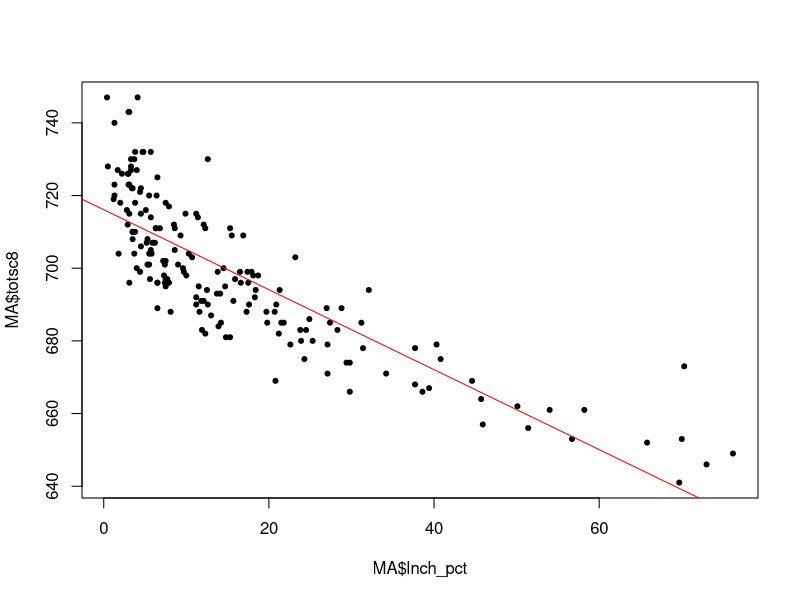
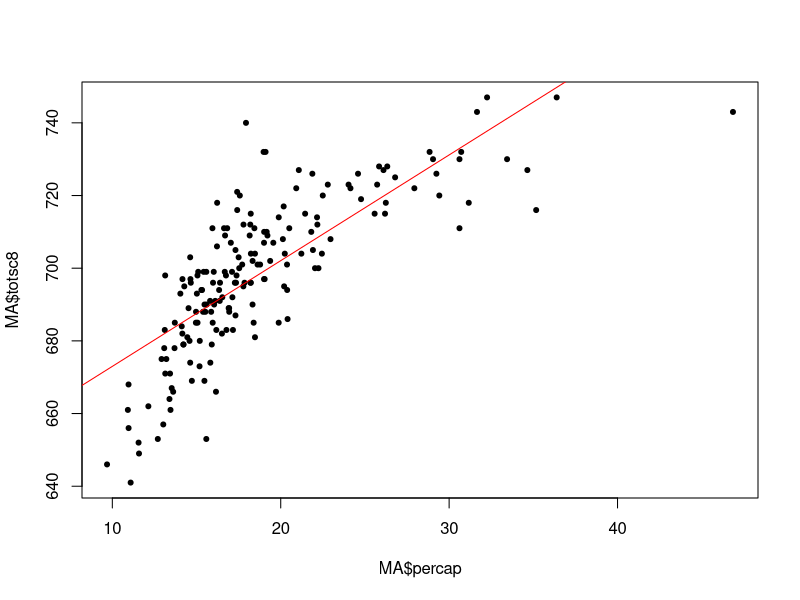
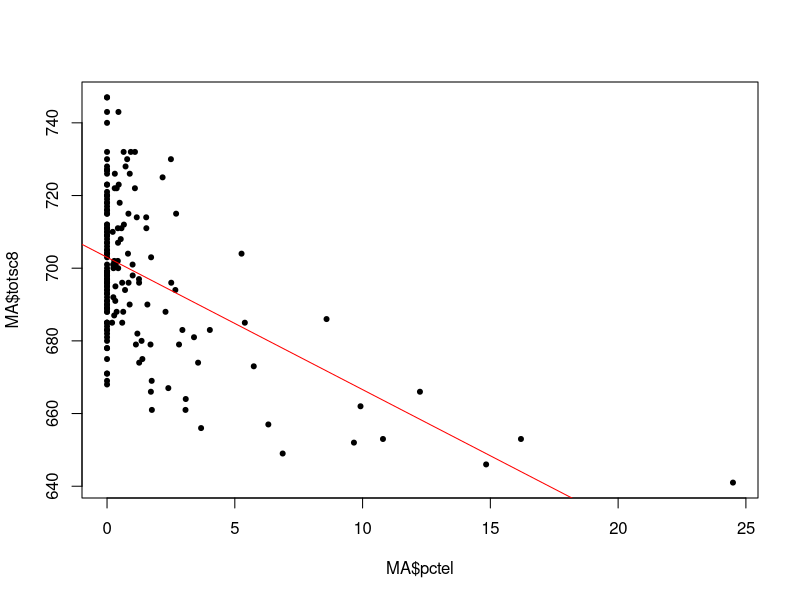
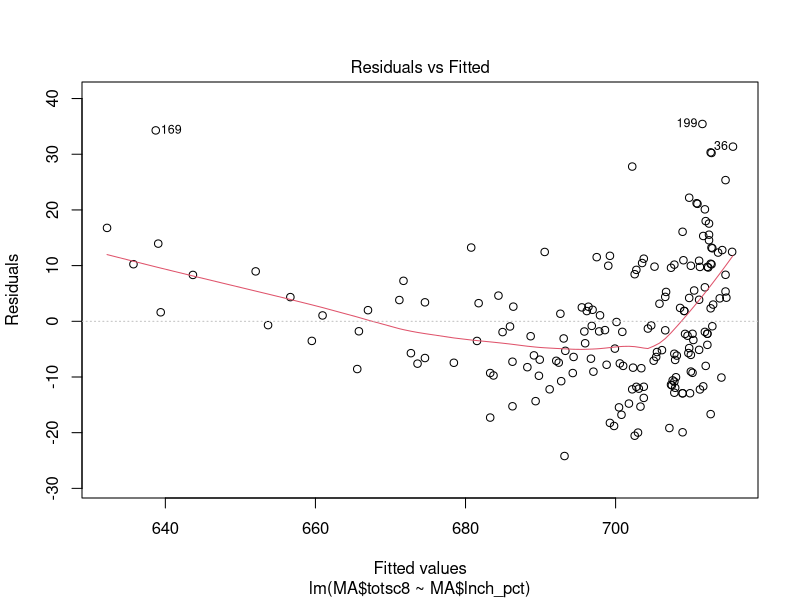
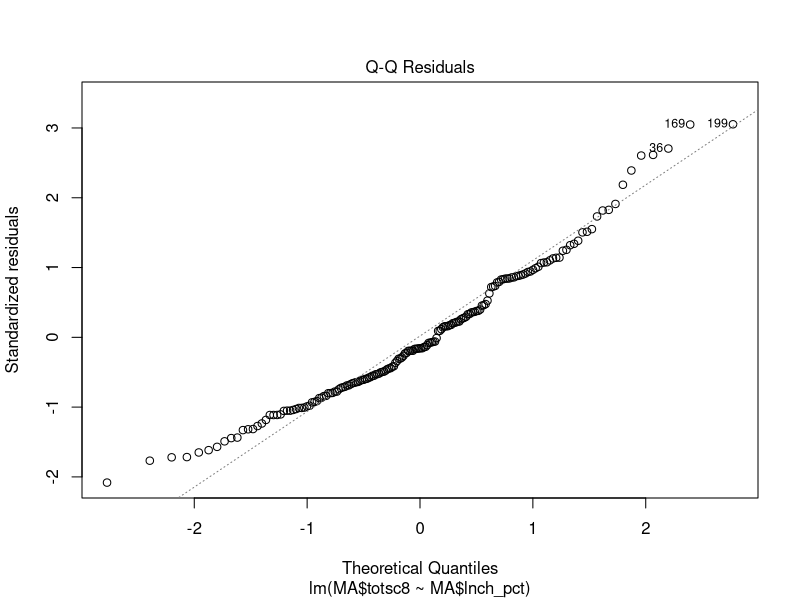
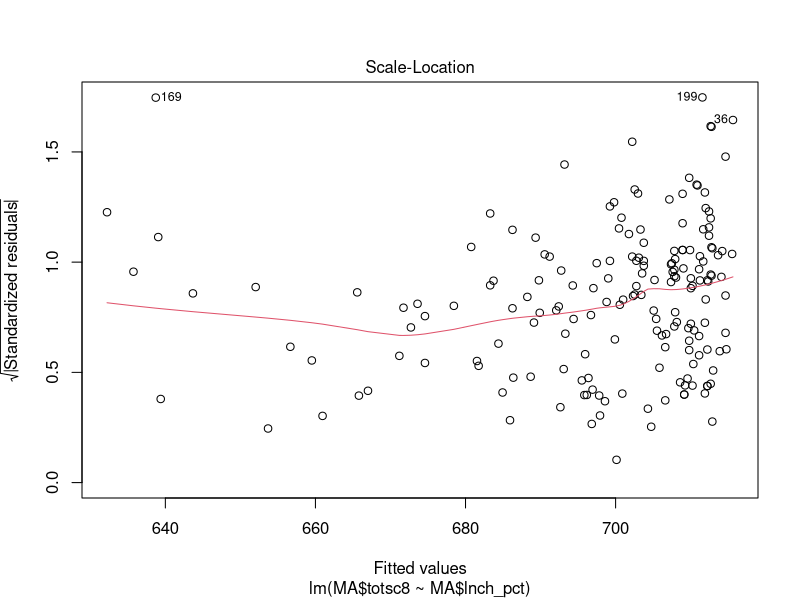
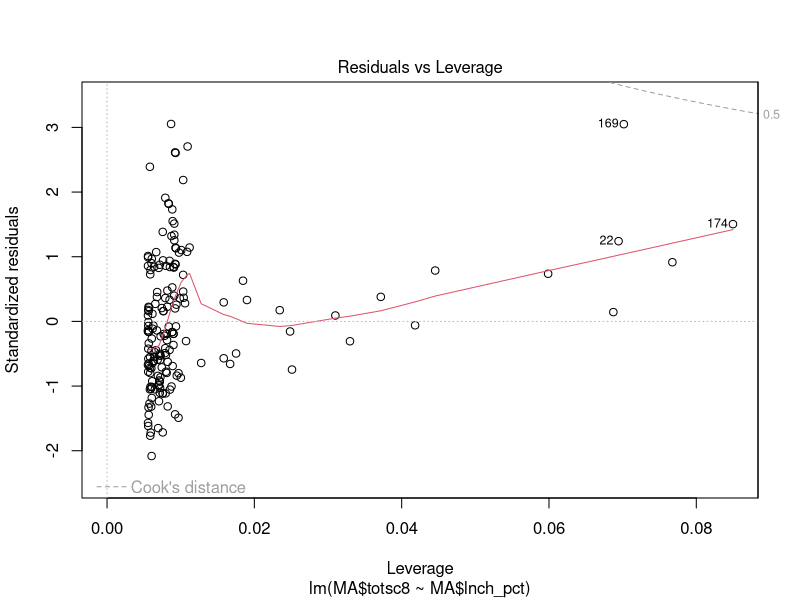
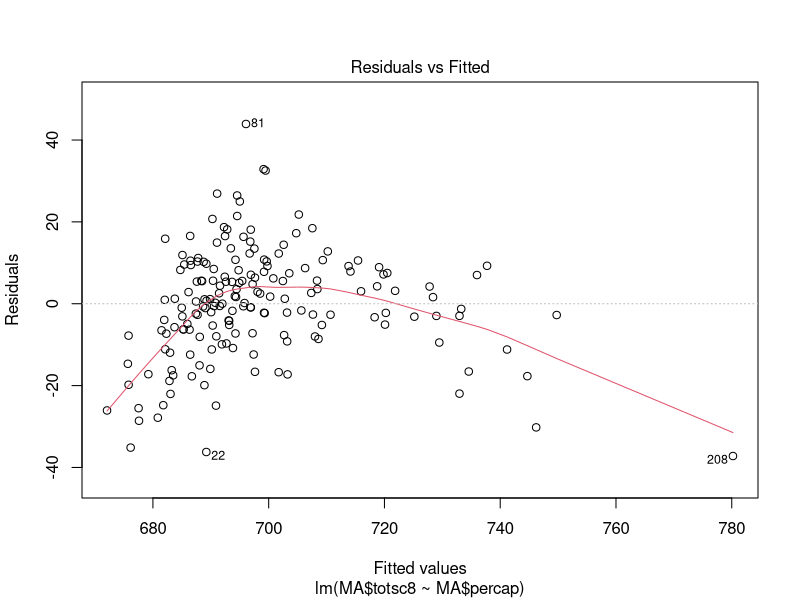

Source code (R) for these figures, in order:
## ---- chunk 1
knitr::opts_chunk$set(echo = TRUE)
## ---- chunk 2
library(readr)
CA <- read_csv("CaliforniaData.csv")
MA <- read.csv("massdata.csv")
## ---- chunk 3
#1
a1 <- lm(MA$totsc8~MA$lnch_pct)
plot(MA$totsc8~MA$lnch_pct,pch=20)
abline(a1,col="red")
#2
a2 <- lm(MA$totsc8~MA$percap)
plot(MA$totsc8~MA$percap,pch=20)
abline(a2,col="red")
#3
a3 <- lm(MA$totsc8~MA$pctel)
plot(MA$totsc8~MA$pctel,pch=20)
abline(a3,col="red")
## ---- chunk 4
plot(a1)
plot(a2)
plot(a3)
## ---- chunk 5
#1
c <- lm(MA$totsc8~MA$lnch_pct+MA$percap+MA$pctel)
summary(c)
newc <- lm(MA$totsc8~MA$lnch_pct+MA$percap)
summary(newc)
